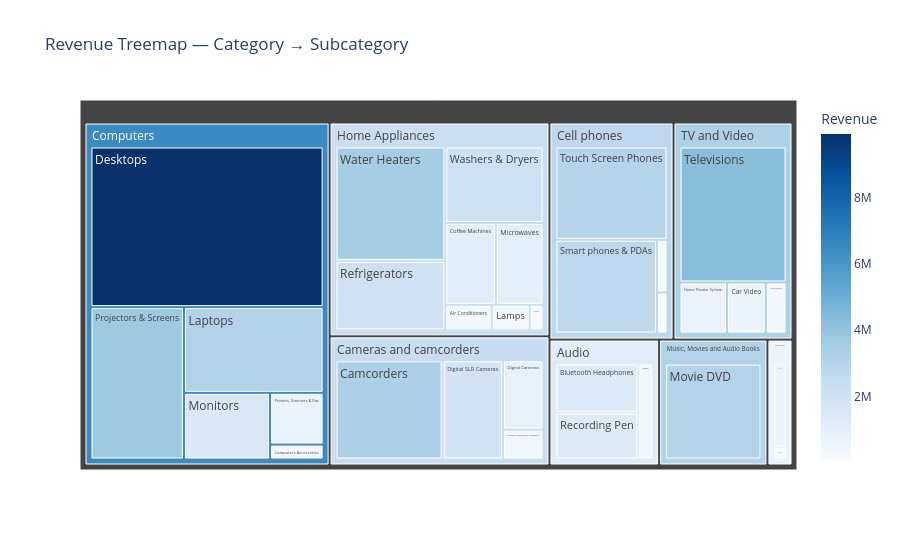

Source (notebook cell):
### Code cell
# ── 7.4  Subcategory Treemap ─────────────────────────────────
subcat = (df.groupby(['Category','Subcategory'])
            .agg(Revenue=('Revenue USD','sum'))
            .reset_index())

fig = px.treemap(subcat, path=['Category','Subcategory'], values='Revenue',
                 color='Revenue',
                 color_continuous_scale='Blues',
                 title='Revenue Treemap — Category → Subcategory')
fig.update_layout(height=550)
fig.write_html('fig_treemap.html')
fig.show()

print("\n📌 Insight: The treemap reveals which subcategories dominate within each category.")
print("   Thin slivers represent niche subcategories that may be candidates for")
print("   rationalisation or targeted growth investment.")

### Figure 1 — Plotly figure (JSON) as saved in the notebook; plotly's stock layout.template omitted (floating-point values rounded to 4 significant figures)
{"data": [{"branchvalues": "total", "customdata": [[1380000.0], [478800.0], [1310000.0], [3358000.0], [381900.0], [885700.0], [1895000.0], [128900.0], [165700.0], [2806000.0], [3083000.0], [211300.0], [9906000.0], [3165000.0], [1518000.0], [733500.0], [3768000.0], [91950.0], [632900.0], [333600.0], [1168000.0], [99370.0], [273000.0], [1101000.0], [2153000.0], [2120000.0], [3548000.0], [3131000.0], [587900.0], [718400.0], [4309000.0], [314000.0], [1215000.0], [2423000.0], [2818000.0], [6488000.0], [564300.0], [2268000.0], [3131000.0], [3293000.0]], "domain": {"x": [0, 1], "y": [0, 1]}, "hovertemplate": "labels=%{label}<br>Revenue_sum=%{value}<br>parent=%{parent}<br>id=%{id}<br>Revenue=%{color}<extra></extra>", "ids": ["Audio/Bluetooth Headphones", "Audio/MP4&MP3", "Audio/Recording Pen", "Cameras and camcorders/Camcorders", "Cameras and camcorders/Cameras & Camcorders Accessories", "Cameras and camcorders/Digital Cameras", "Cameras and camcorders/Digital SLR Cameras", "Cell phones/Cell phones Accessories", "Cell phones/Home & Office Phones", "Cell phones/Smart phones & PDAs", "Cell phones/Touch Screen Phones", "Computers/Computers Accessories", "Computers/Desktops", "Computers/Laptops", "Computers/Monitors", "Computers/Printers, Scanners & Fax", "Computers/Projectors & Screens", "Games and Toys/Boxed Games", "Games and Toys/Download Games", "Home Appliances/Air Conditioners", "Home Appliances/Coffee Machines", "Home Appliances/Fans", "Home Appliances/Lamps", "Home Appliances/Microwaves", "Home Appliances/Refrigerators", "Home Appliances/Washers & Dryers", "Home Appliances/Water Heaters", "Music, Movies and Audio Books/Movie DVD", "TV and Video/Car Video", "TV and Video/Home Theater System", "TV and Video/Televisions", "TV and Video/VCD & DVD", "Audio", "Cameras and camcorders", "Cell phones", "Computers", "Games and Toys", "Home Appliances", "Music, Movies and Audio Books", "TV and Video"], "labels": ["Bluetooth Headphones", "MP4&MP3", "Recording Pen", "Camcorders", "Cameras & Camcorders Accessories", "Digital Cameras", "Digital SLR Cameras", "Cell phones Accessories", "Home & Office Phones", "Smart phones & PDAs", "Touch Screen Phones", "Computers Accessories", "Desktops", "Laptops", "Monitors", "Printers, Scanners & Fax", "Projectors & Screens", "Boxed Games", "Download Games", "Air Conditioners", "Coffee Machines", "Fans", "Lamps", "Microwaves", "Refrigerators", "Washers & Dryers", "Water Heaters", "Movie DVD", "Car Video", "Home Theater System", "Televisions", "VCD & DVD", "Audio", "Cameras and camcorders", "Cell phones", "Computers", "Games and Toys", "Home Appliances", "Music, Movies and Audio Books", "TV and Video"], "marker": {"coloraxis": "coloraxis", "colors": [1380000.0, 478800.0, 1310000.0, 3358000.0, 381900.0, 885700.0, 1895000.0, 128900.0, 165700.0, 2806000.0, 3083000.0, 211300.0, 9906000.0, 3165000.0, 1518000.0, 733500.0, 3768000.0, 91950.0, 632900.0, 333600.0, 1168000.0, 99370.0, 273000.0, 1101000.0, 2153000.0, 2120000.0, 3548000.0, 3131000.0, 587900.0, 718400.0, 4309000.0, 314000.0, 1215000.0, 2423000.0, 2818000.0, 6488000.0, 564300.0, 2268000.0, 3131000.0, 3293000.0]}, "name": "", "parents": ["Audio", "Audio", "Audio", "Cameras and camcorders", "Cameras and camcorders", "Cameras and camcorders", "Cameras and camcorders", "Cell phones", "Cell phones", "Cell phones", "Cell phones", "Computers", "Computers", "Computers", "Computers", "Computers", "Computers", "Games and Toys", "Games and Toys", "Home Appliances", "Home Appliances", "Home Appliances", "Home Appliances", "Home Appliances", "Home Appliances", "Home Appliances", "Home Appliances", "Music, Movies and Audio Books", "TV and Video", "TV and Video", "TV and Video", "TV and Video", "", "", "", "", "", "", "", ""], "type": "treemap", "values": [1380000.0, 478800.0, 1310000.0, 3358000.0, 381900.0, 885700.0, 1895000.0, 128900.0, 165700.0, 2806000.0, 3083000.0, 211300.0, 9906000.0, 3165000.0, 1518000.0, 733500.0, 3768000.0, 91950.0, 632900.0, 333600.0, 1168000.0, 99370.0, 273000.0, 1101000.0, 2153000.0, 2120000.0, 3548000.0, 3131000.0, 587900.0, 718400.0, 4309000.0, 314000.0, 3170000.0, 6520000.0, 6184000.0, 19300000.0, 724800.0, 10800000.0, 3131000.0, 5929000.0]}], "layout": {"coloraxis": {"colorbar": {"title": {"text": "Revenue"}}, "colorscale": [[0, "rgb(247,251,255)"], [0.125, "rgb(222,235,247)"], [0.25, "rgb(198,219,239)"], [0.375, "rgb(158,202,225)"], [0.5, "rgb(107,174,214)"], [0.625, "rgb(66,146,198)"], [0.75, "rgb(33,113,181)"], [0.875, "rgb(8,81,156)"], [1, "rgb(8,48,107)"]]}, "height": 550, "legend": {"tracegroupgap": 0}, "title": {"text": "Revenue Treemap — Category → Subcategory"}}}
